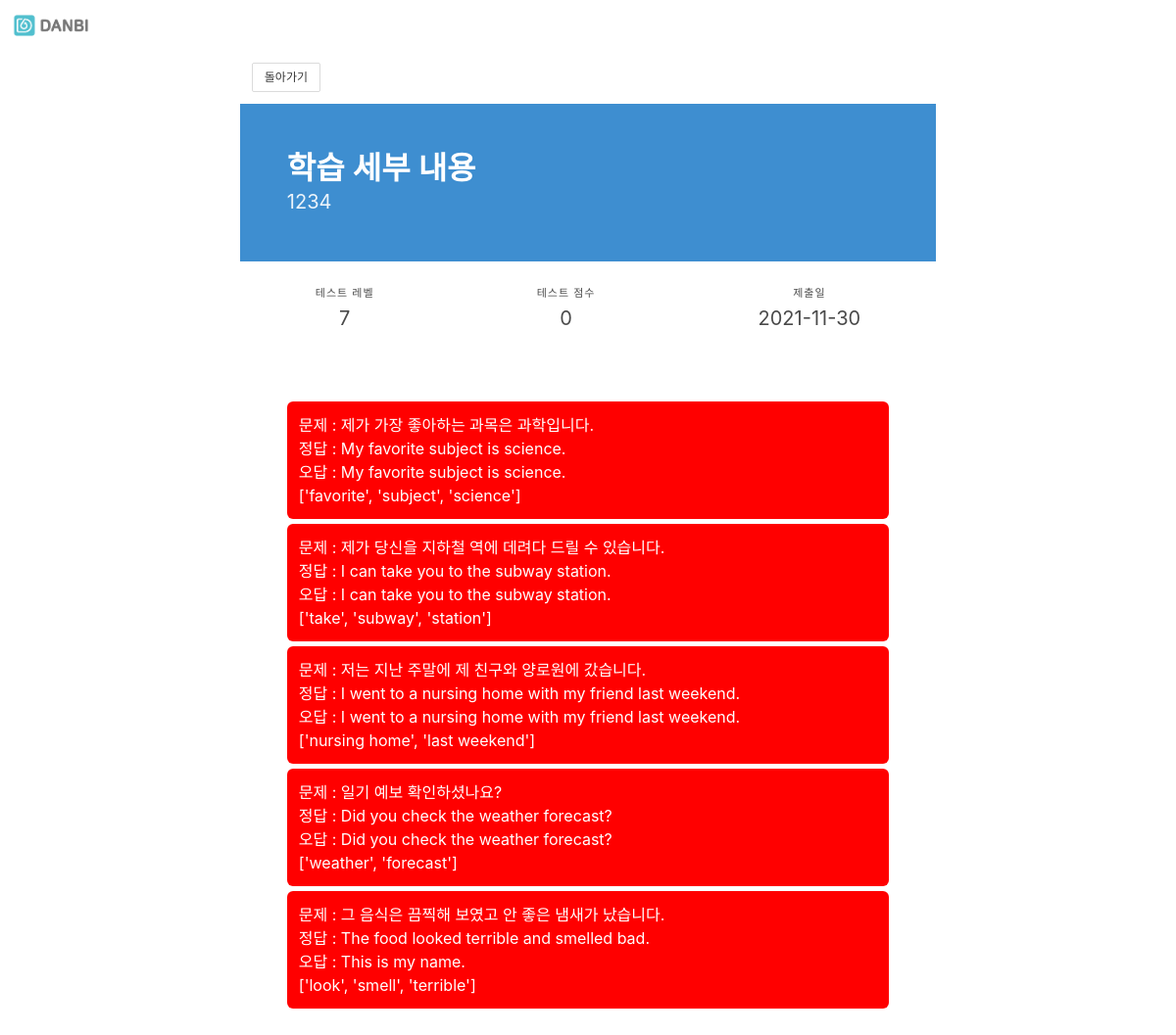
The app's page /report_detail/11/, older data.
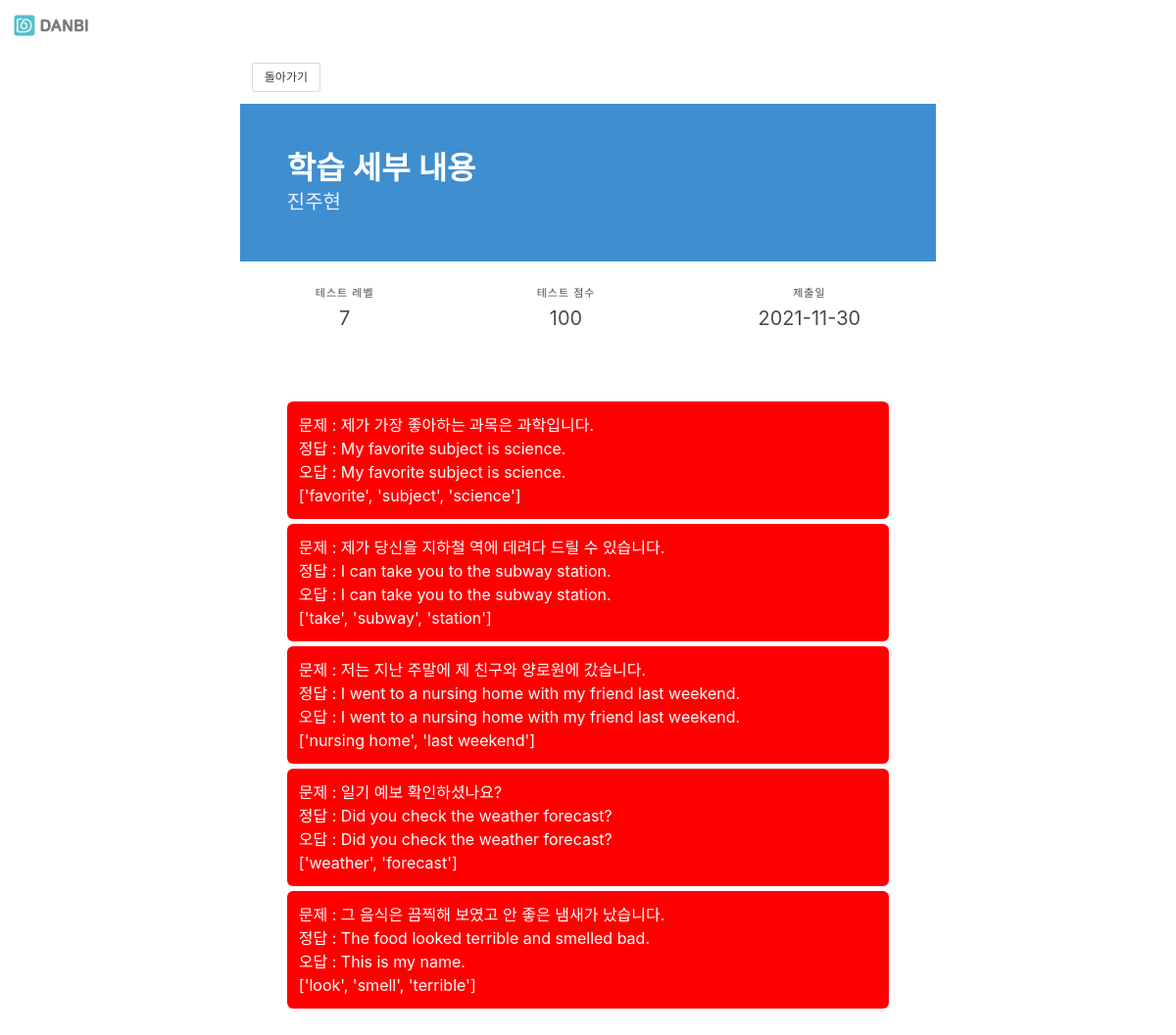
The same page, newer data.
### english/models.py (models this page shows)
class UserAnswer(models.Model):
    user = models.ForeignKey(User, on_delete=models.CASCADE)
    level = models.CharField(max_length=20, blank=True)
    score = models.CharField(max_length=20, blank=True)
    sentence1 = models.CharField(max_length=500, blank=True)
    answer1 = models.CharField(max_length=500, blank=True)
    voca1 = models.CharField(max_length=500, blank=True)
    sentence2 = models.CharField(max_length=500, blank=True)
    answer2 = models.CharField(max_length=500, blank=True)
    voca2 = models.CharField(max_length=500, blank=True)
    sentence3 = models.CharField(max_length=500, blank=True)
    answer3 = models.CharField(max_length=500, blank=True)
    voca3 = models.CharField(max_length=500, blank=True)
    sentence4 = models.CharField(max_length=500, blank=True)
    answer4 = models.CharField(max_length=500, blank=True)
    voca4 = models.CharField(max_length=500, blank=True)
    sentence5 = models.CharField(max_length=500, blank=True)
    answer5 = models.CharField(max_length=500, blank=True)
    voca5 = models.CharField(max_length=500, blank=True)
    korean1 = models.CharField(max_length=500, blank=True)
    korean2 = models.CharField(max_length=500, blank=True)
    korean3 = models.CharField(max_length=500, blank=True)
    korean4 = models.CharField(max_length=500, blank=True)
    korean5 = models.CharField(max_length=500, blank=True)
    check_the_result = models.BooleanField(default=False)
    dt_created = models.DateTimeField(auto_now_add=True)
    dt_updated = models.DateTimeField(auto_now=True)

### app_account/models.py (models this page shows)
class User(AbstractUser):
    parent = models.BooleanField(default=False)
    phone = models.CharField(null=True, max_length=12)
    name = models.CharField(max_length=15, null = True)
    birthday = models.DateField(null=True)
    school = models.CharField(max_length=15, null = True)
    gender_table = [
        (1, "남"),
        (2, "여"),
        (3, "응답하지 않음")
    ]
    gender = models.IntegerField(choices=gender_table, default=None, null=True)
    grade_table = [
        (1, "초등3"),
        (2, "초등4"),
        (3, "초등5"),
        (4, "초등6"),
        (5, "중등1"),
        (6, "중등2"),
        (7, "중등3"),
    ]
    grade = models.IntegerField(choices=grade_table, default=None, null=True)
    identification = models.CharField(max_length=30, null=True) #parents PK
    router = models.CharField(null=True, max_length=30)
    get_time = models.IntegerField(default=0)
    dt_created = models.DateTimeField(auto_now_add=True)
    dt_updated = models.DateTimeField(auto_now=True)

### app_account/views.py (the view)
class ReportDetailView(DetailView):
    model = UserAnswer
    template_name = 'app_account/report_detail.html'
    pk_url_kwarg = 'sheets_id'
    context_object_name = 'answer_sheet'
    def get_context_data(self, **kwargs):
        context = super().get_context_data(**kwargs)
        sheets_id = self.kwargs.get('sheets_id')
        context['report'] = UserAnswer.objects.get(id=sheets_id)
        return context

### app_account/templates/app_account/report_detail.html (shortened to what this page needs)
{% extends 'base.html' %}
{% load static %}
{% load widget_tweaks %}
{% block contents %}
<div class="column">
    <a class="button is-small" href="{% url 'report' report.user.id %}">돌아가기</a>
</div>
<section class="hero is-info">
  <div class="hero-body">
    <p class="title">
      학습 세부 내용
    </p>
    <p class="subtitle">
      {{ report.user.name }}
    </p>
  </div>
</section>
<br>
<saction>
    <nav class="level is-mobile">
        <div class="level-item has-text-centered">
            <div>
                <p class="heading">테스트 레벨</p>
                <p class="subtitle">{{ report.level }}</p>
            </div>
        </div>
        <div class="level-item has-text-centered">
            <div>
                <p class="heading">테스트 점수</p>
                <p class="subtitle">{{ report.score }}</p>
            </div>
        </div>
        <div class="level-item has-text-centered">
            <div>
            <p class="heading">제출일</p>
            <p class="subtitle">{{ report.dt_created|date:"Y-m-d"}}</p>
            </div>
        </div>
    </nav>
</saction>
    <br>
<div class="section">
    <div class="column {% if report.answer1 == 't r ue' %}
            correct-answer
        {% else %}
            wrong-answer
        {% endif %}">
        <p>문제 : {{ report.korean1 }}</p>
        <p>정답 : {{ report.sentence1 }}</p>
        {% if report.answer1  != 't r ue' %}
            <p>오답 : {{ report.answer1 }}</p>
        {% endif %}
        <p>{{ report.voca1 }}</p>
    </div>
    <div class="column {% if report.answer1 == 't r ue' %}
            correct-answer
        {% else %}
            wrong-answer
        {% endif %}">
        <p>문제 : {{ report.korean2 }}</p>
        <p>정답 : {{ report.sentence2 }}</p>
        {% if report.answer2  != 't r ue' %}
            <p>오답 : {{ report.answer2 }}</p>
        {% endif %}
        <p>{{ report.voca2 }}</p>
    </div>
    <div class="column {% if report.answer1 == 't r ue' %}
            correct-answer
        {% else %}
            wrong-answer
        {% endif %}">
        <p>문제 : {{ report.korean3 }}</p>
        <p>정답 : {{ report.sentence3 }}</p>
        {% if report.answer3  != 't r ue' %}
            <p>오답 : {{ report.answer3 }}</p>
        {% endif %}
        <p>{{ report.voca3 }}</p>
    </div>
    <div class="column {% if report.answer1 == 't r ue' %}
            correct-answer
        {% else %}
            wrong-answer
        {% endif %}">
        <p>문제 : {{ report.korean4 }}</p>
        <p>정답 : {{ report.sentence4 }}</p>
       {% if report.answer4  != 't r ue' %}
            <p>오답 : {{ report.answer4 }}</p>
        {% endif %}
        <p>{{ report.voca4 }}</p>
    </div>
    <div class="column {% if report.answer1 == 't r ue' %}
            correct-answer
        {% else %}
            wrong-answer
        {% endif %}">
        <p>문제 : {{ report.korean5 }}</p>
        <p>정답 : {{ report.sentence5 }}</p>
        {% if report.answer5  != 't r ue' %}
            <p>오답 : {{ report.answer5 }}</p>
        {% endif %}
        <p>{{ report.voca5 }}</p>
    </div>
</div>
{% endblock contents %}

Row changes from the older to the newer data that the page shows:
changed UserAnswer "제가 가장 좋아하는 과목은 과학입니다.": user.name "1234" → "진주현"; score "0" → "100"
